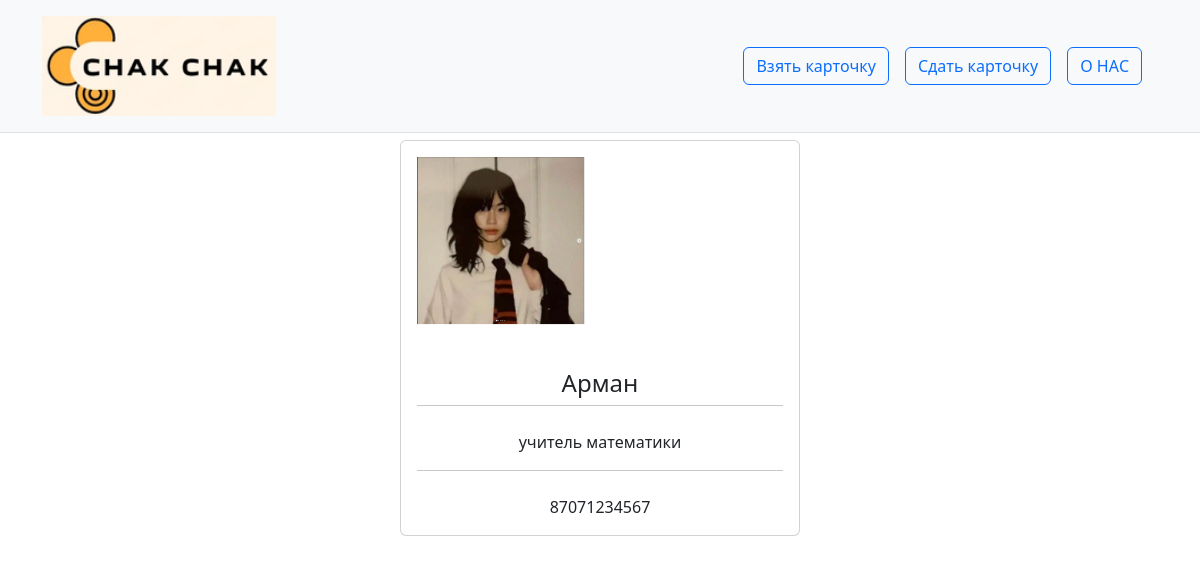
Page /info/arman/ on the committed database.
### main/models.py (models this page shows, shortened)
class Teacher(models.Model):
    card_number = models.CharField(
        max_length=20, verbose_name="Номер карты", unique=True
    )  # card number
    name = models.CharField(max_length=100, verbose_name="ФИО")  # name
    slug = models.SlugField(max_length=100, unique=True)
    photo = models.ImageField(
        upload_to="teachers/%Y/%m/%d", verbose_name="Фото"
    )  # photo
    job_title = models.CharField(
        max_length=100, blank=True, verbose_name="Должность"
    )  # job title
    phone = models.CharField(max_length=11, blank=True, verbose_name="Телефон")  # phone
    time_created = models.DateTimeField(
        auto_now_add=True, verbose_name="Время создания"
    )  # time created
    time_updated = models.DateTimeField(
        auto_now=True, verbose_name="Время обновления"
    )  # time updated
    active = models.BooleanField(default=True, verbose_name="Активен")  # card active
    class Meta:
        verbose_name = "Преподаватель"
        verbose_name_plural = "Преподаватели"
        ordering = ["name"]

### main/views.py (the view)
# urls.py: path("info/<slug:slug>/", info, name="info"),
def info(request, slug):
    teacher = get_object_or_404(Teacher, slug=slug)
    return render(request, "main/teacher_info.html", {"teacher": teacher})

### main/templates/main/teacher_info.html
{% extends 'main/base.html' %}
{% block content %}
<div class="d-flex justify-content-center">
<div class="card" style="width:400px">
    <img class="card-img-top p-3" src="{{ teacher.photo.url }}" alt="teacher_photo">
    <div class="card-body text-center">
        <h4 class="card-title">{{ teacher.name }}</h4>
        <hr class="mt-0 mb-4">
        <p class="card-text">{{ teacher.job_title }}</p>
        <hr class="mt-0 mb-4">
        <p class="card-text">{{ teacher.phone }}</p>
    </div>
</div>
</div>
{% endblock %}

### rows in the picture
Teacher: photo (picture), name "Арман", job_title "учитель математики", phone "87071234567"
